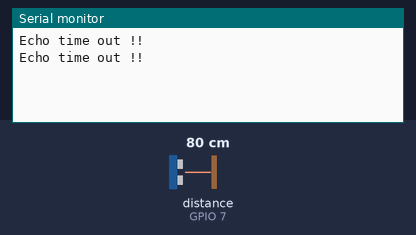
Recording of a sketch running on a simulated ESP32-S3. Parts: the last lines printed to the serial monitor. Wiring (inferred from the names in the program): ultrasonic range finder: trigger GPIO 8; echo GPIO 7. The inputs (shaded band) are chosen by the test bench; at power-on: distance to the obstacle (sensor on GPIO 7) 80 cm. The echo pulse lasts 58.3 µs per cm.

Above: at 1.8 s.
1.9 s: distance to the obstacle (sensor on GPIO 7) set to 2 cm
At 2.8 s:
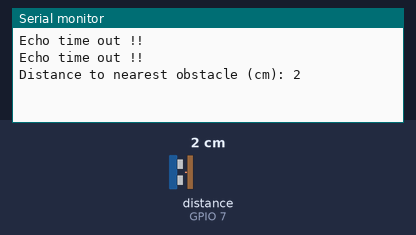
4.5 s: distance to the obstacle (sensor on GPIO 7) set to 4 cm
At 5.5 s:
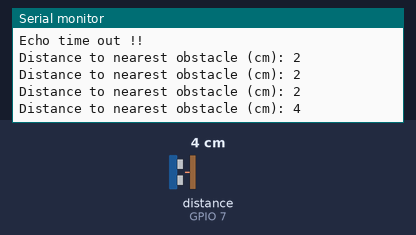

Measured:
- after the input at 1.9 s, the serial monitor: prints a new line after 0.11 s (image 1)
- after the input at 4.5 s, the serial monitor: prints a new line after 0.51 s (image 2)

The sketch:

esp32_HY_SRF05.ino
```cpp
#define TRIG_PIN 8    // Connect pin Trig with pin 8
#define ECHO_PIN 7    // Connect pib Echo with pin 7
#define TIME_OUT 5000 // Time_out of pulseIn is 5000 microsecond

 // Fuction to calculate distance
float getDistance()
{
  long duration, distanceCm;
  //Generate a 10uS pulse from the Trig pin
  digitalWrite(TRIG_PIN, LOW);
  delayMicroseconds(2);
  digitalWrite(TRIG_PIN, HIGH);
  delayMicroseconds(10);
  digitalWrite(TRIG_PIN, LOW);
  //The time it takes for the signal to respond to the Echo pin
  duration = pulseIn(ECHO_PIN, HIGH, TIME_OUT);

  //Calculate distance
  distanceCm = duration / 29.1 / 2;
  // Return result
  return distanceCm;
}

void setup() {
  Serial.begin(9600);

  pinMode(TRIG_PIN, OUTPUT);
  pinMode(ECHO_PIN, INPUT);
}

void loop() {
  // Call getDistance
  long distance = getDistance();

  if (distance <= 0)
  {
    Serial.println("Echo time out !!"); // if the response time exceeds the Time_out of the pulseIn function
  }
  else
  {
    //Display measured distance on Serial Monitor
    Serial.print("Distance to nearest obstacle (cm): ");
    Serial.println(distance);
  }
  //Wait for 1 second to repeat
  delay(1000);
}
```
